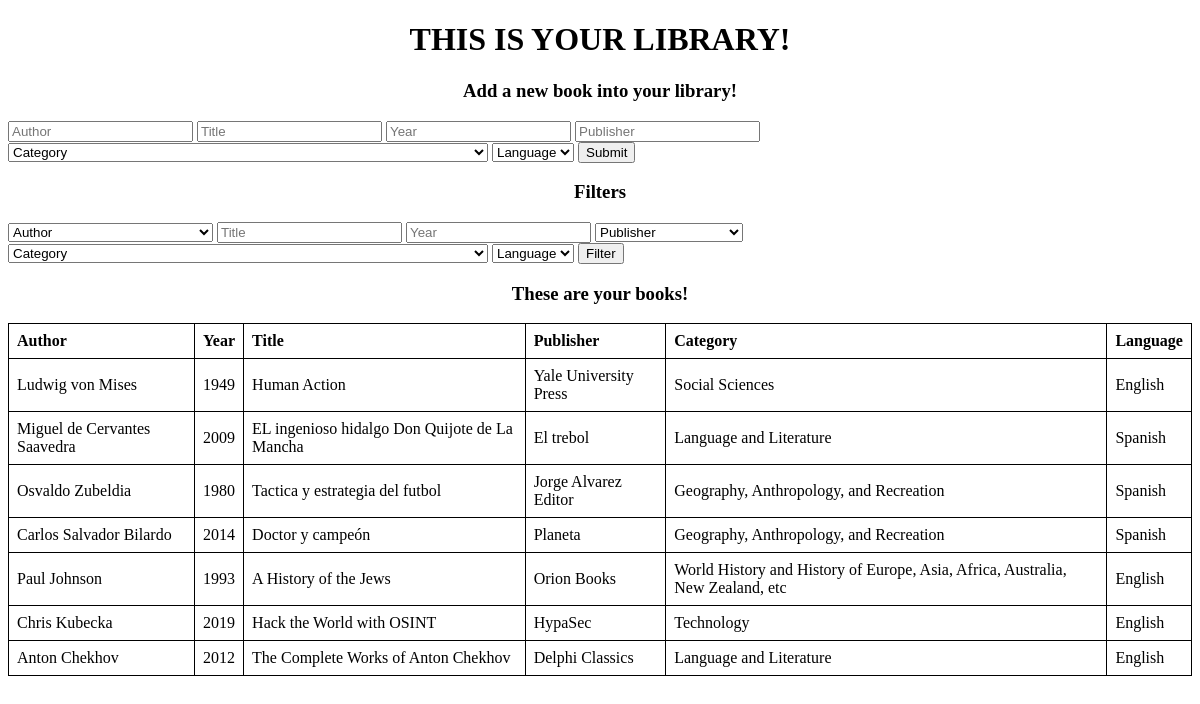
Before: / with the older database file.
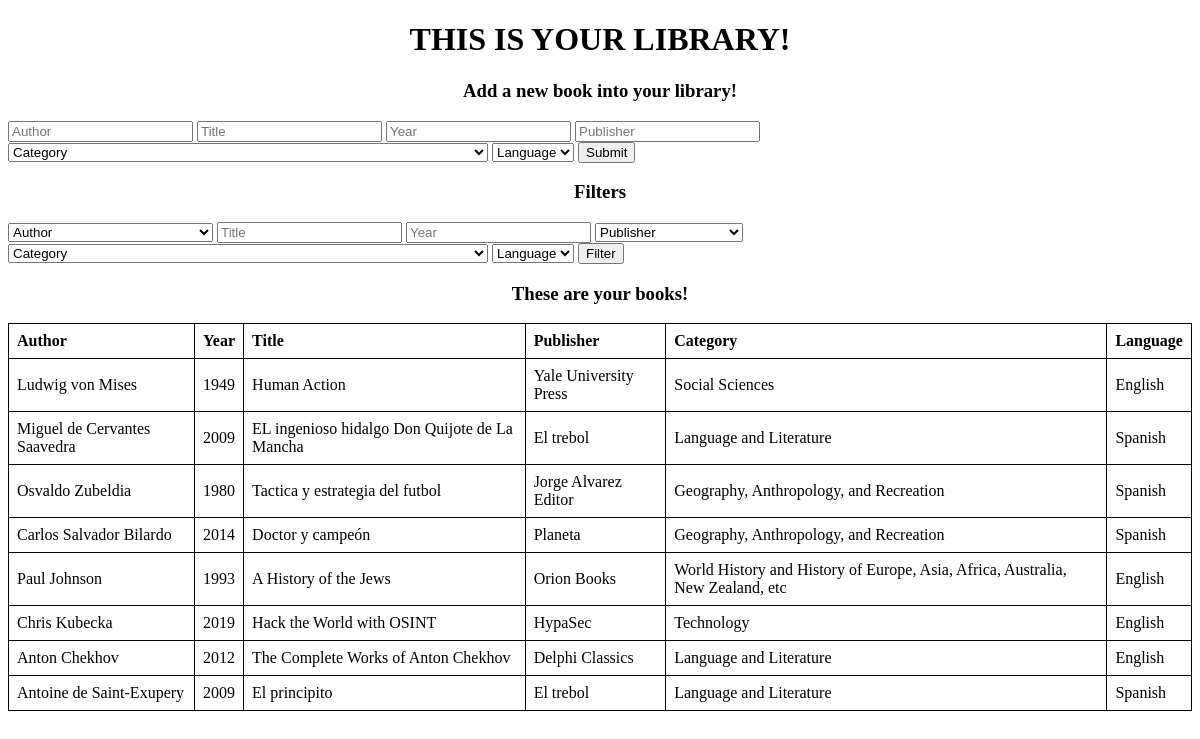
After: the same page with the newer database file.
### books/models.py (models this page shows, shortened)
class Books(models.Model):
    class LCC(models.TextChoices):
        GENERAL_WORK = 'A', 'General Works'
        PHILOSOPHY_PSYCHOLOGY_RELIGION = 'B', 'Philosophy, Psychology, Religion'
        AUXILIARY_SCIENCES_OF_HISTORY = 'C', 'Auxiliary Sciences of History'
        WORLD_HISTORY_AND_HISTORY_OF_CONTINENTS = 'D', 'World History and History of Europe, Asia, Africa, Australia, New Zealand, etc'
        HISTORY_OF_AMERICA = 'E', 'History of America'
        HISTORY_OF_THE_AMERICAS = 'F', 'History of the Americas'
        GEOGRAPHY_ANTHROPOLOGY_AND_RECREATION = 'G', 'Geography, Anthropology, and Recreation'
        SOCIAL_SCIENCES = 'H', 'Social Sciences'
        POLITICAL_SCIENCE = 'J', 'Political Science'
        LAW = 'K', 'Law'
        EDUCATION = 'L', 'Education'
        MUSIC = 'M', 'Music'
        FINE_ARTS = 'N', 'Fine Arts'
        LANGUAGE_AND_LITERATURE = 'P', 'Language and Literature'
        SCIENCE = 'Q', 'Science'
        MEDICINE = 'R', 'Medicine'
        AGRICULTURE = 'S', 'Agriculture'
        TECHNOLOGY = 'T', 'Technology'
        MILITARY_SCIENCE = 'U', 'Military Science'
        NAVAL_SCIENCE = 'V', 'Naval Science'
        GENERAL_INFORMATION_RESOURCES = 'Z', 'Bibliography, Library Science, and General Information Resources'
    class Languages(models.TextChoices):
        SPANISH = 'SPA', 'Spanish'
        ENGLISH = 'ENG', 'English'
        FRENCH = 'FRE', 'French'
    authorship = models.ForeignKey(
        Authors,
        related_name="books",
        verbose_name="Book's authorship",
        help_text="Enter author's name",
        db_index=True,
        on_delete=models.CASCADE
        )
    year = models.PositiveIntegerField(
        verbose_name="Book's publication Year",
        help_text="Enter book's year",
        db_index=True
        )
    title = models.CharField(
        max_length=150,
        verbose_name="Book's title",
        help_text="Enter book's title"
        )
    publisher = models.ForeignKey(
        Publishers,
        verbose_name="Book's publisher",
        help_text="Enter publisher's name",
        db_index=True,
        on_delete=models.CASCADE
        )
    category = models.CharField(
        max_length=1,
        choices=LCC.choices,
        verbose_name="Book's LCC",
        help_text="Enter book's LCC",
        db_index=True
        )
    language = models.CharField(
        max_length=3,
        choices=Languages.choices,
        verbose_name="Book's language",
        help_text="Enter book's language",
        db_index=True
        )

class Authors(models.Model):
    name = models.CharField(max_length=100)
    def __str__(self):
        return self.name

class Publishers(models.Model):
    name = models.CharField(max_length=100)
    def __str__(self):
        return self.name

### books/views.py (the view, shortened to what this page needs)
# urls.py: path("", views.index, name="index"),
def index(request):
    if request.method == 'GET':
        try:
            parameters = {
                "author": request.GET.get('authorship'),
                "title": request.GET.get('title'),
                "publisher": request.GET.get('publisher'),
                "year": request.GET.get('year'),
                "category": request.GET.get('category'),
                "language": request.GET.get('language')
                }
            context = filter(parameters)
        except Exception as e:
            context = {"error_message": e}
    if len(context) > 1:
        return render(request, "books/index.html", context)
    else:
        return render(request, "books/error.html", context)

### books/templates/books/index.html (shortened to what this page needs)
<!DOCTYPE html>
<html lang="en">
    <head>
    </head>
    <body>
        <h1>THIS IS YOUR LIBRARY!</h1>
        <h3>Add a new book into your library!</h3>
        <form action="{% url 'index' %}" method="POST">
            <input type="text" placeholder="Author" id="authorship" name="authorship" required>
            <input type="text" placeholder="Title" id="title" name="title" required>
            <input type="number" placeholder="Year" id="year" name="year" required>
            <input type="text" placeholder="Publisher" id="publisher" name="publisher" required>
            <select name="category" id="category">
                <option disabled selected>Category</option>
            </select>
            <select name="language" id="language">
                <option disabled selected>Language</option>
            </select>
            <button type="submit">Submit</button>
        </form>
        <h3>Filters</h3>
        <form action="{% url 'index' %}" method="GET">
            <select name="authorship" id="authorship">
                <option disabled selected>Author</option>
            </select>
            <input type="text" placeholder="Title" id="title" name="title">
            <input type="number" placeholder="Year" id="year" name="year">
            <select name="publisher" id="publisher">
                <option disabled selected>Publisher</option>
            </select>
            <select name="category" id="category">
                <option disabled selected>Category</option>
            </select>
            <select name="language" id="language">
                <option disabled selected>Language</option>
            </select>
            <button type="submit">Filter</button>
        </form>
        <h3>These are your books!</h3>
        <table style="border: 1px solid black; border-collapse: collapse;">
            <thead>
                <tr>
                    <th>Author</th>
                    <th>Year</th>
                    <th>Title</th>
                    <th>Publisher</th>
                    <th>Category</th>
                    <th>Language</th>
                </tr>
            </thead>
            <tbody>
                {% for book in books %}
                <tr>
                    <td>{{ book.authorship }}</td>
                    <td>{{ book.year }}</td>
                    <td>{{ book.title }}</td>
                    <td>{{ book.publisher }}</td>
                    <td>{{ book.get_category_display }}</td>
                    <td>{{ book.get_language_display }}</td>
                </tr>
                {% empty %}
                <tr>
                    <tdcolspan="6" style="text-align: center;">No books found.</td>
                </tr>
                {% endfor %}
            </tbody>
        </table>
    </body>
</html>

Changed rows visible on the page:
added Books: authorship "Antoine de Saint-Exupery", year "2009", title "El principito", publisher "El trebol", category "Language and Literature", language "Spanish"
